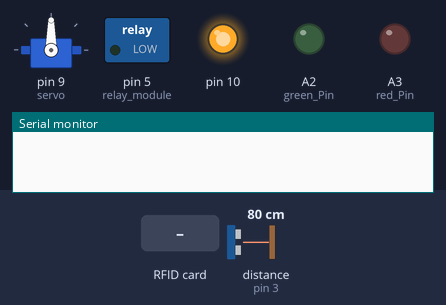
The sketch below on a simulated Arduino Uno, built with avr-gcc and run on an emulated ATmega328P. On the bench: servo, switched loads named in the sketch (green lamp = pin HIGH), output pins drawn as LEDs (lit = HIGH), the last lines printed to the serial monitor. Inputs (shaded band) come from the test bench; at power-on: distance to the obstacle (sensor on pin 3) 80 cm. The echo pulse lasts 58.3 µs per cm; pins used as bus, display or sensor lines are not drawn.

Above: at 1.2 s.
1.3 s: RFID card 09 70 82 9D held to the reader
At 3.9 s:
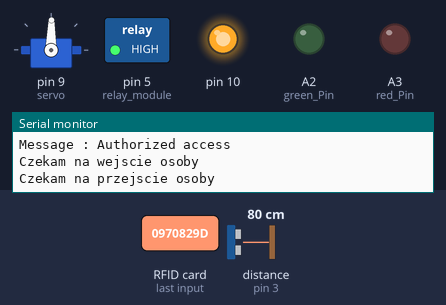
4.3 s: distance to the obstacle (sensor on pin 3) set to 87 cm
7.3 s: RFID card 13 53 C2 02 held to the reader
At 8.7 s:
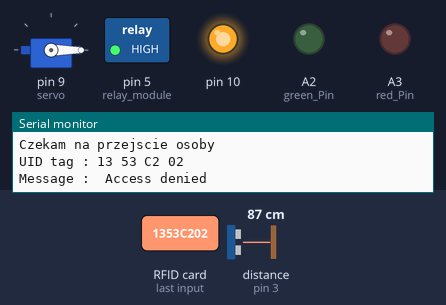
9.7 s: RFID card 09 70 82 9D held to the reader
At 10.1 s:
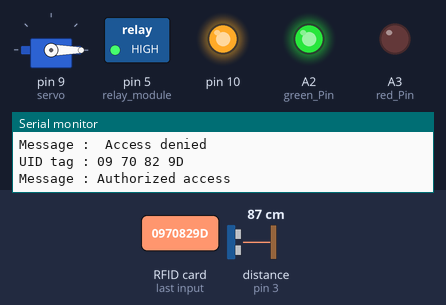
12.7 s: distance to the obstacle (sensor on pin 3) set to 93 cm
Timing chart, 0 to 16.7 s (numbered marks = the images above; inputs shaded):
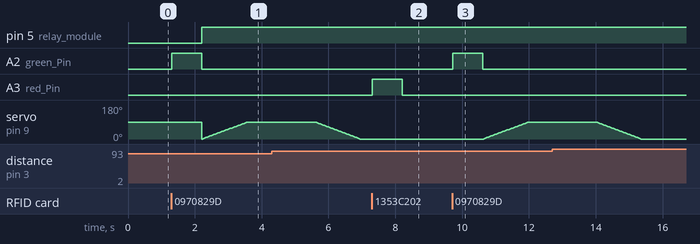

Measured:
- after the input at 1.3 s, pin 5 (relay_module): LOW → HIGH after 0.91 s; A2 (green_Pin): LOW → HIGH at once, → LOW 0.90 s later
- after the input at 7.3 s, A3 (red_Pin): LOW → HIGH at once, → LOW 0.90 s later
- after the input at 9.7 s, A2 (green_Pin): LOW → HIGH at once, → LOW 0.90 s later; servo on pin 9 (servo): moves from 0° to 89° over 1.3 s, starting after 0.95 s

The sketch:

RFID.ino
```cpp
#include <Arduino.h>
#include <MFRC522.h>                                    //Biblioteka RFID'a
#include <Servo.h>                                      //Biblioteka silniczka Servo
#include <SPI.h>

const int green_Pin = A2;                               //Inicjalizacja pinu od diody zielonej
const int red_Pin = A3;                                 //Inicjalizacja pinu od diody czerwonej
const int SS_PIN = 9;                                   //Inicjalizacja pinu od RFID'a
const int RST_PIN = 8;                                  //Inicjalizacja pinu od RFID'a
const int TRIG_PIN = 2;                                 //Inicjalizacja pinu od czujnika odleglosci
const int ECHO_PIN = 3;                                 //Inicjalizacja pinu od czujnika odleglosci
const int relay_module = 5;                             //Inicjalizacja pinu od modulu przekaznika
const int key_module = 7;                               //Inicjalizacja pinu od modulu zamka


byte succes_Read = false;
byte myCard []= {0x13, 0x53, 0xC2, 0x02};

MFRC522 reader(SS_PIN,RST_PIN);                         //Inicjalizacja RFID'a
Servo servo;                                            //Inicjalizacja silniczka Servo

void setup() {
  // put your setup code here, to run once:
    Serial.begin(9600);
    SPI.begin();
    reader.PCD_Init();
    pinMode(green_Pin,OUTPUT);                          //Ustawienie diody zielonej na odczyt
    pinMode(red_Pin,OUTPUT);                            //Ustawienie diody czerwonej na odczyt
    pinMode(key_module, OUTPUT);                        //Ustawienie modulu zamka na odczyt
    pinMode(relay_module,OUTPUT);                       //Ustawienie modulu przekaznika na odczyt
    pinMode(TRIG_PIN,OUTPUT);                           //Ustawienie czujnika odleglosci na odczyt
    pinMode(ECHO_PIN, INPUT);                           //Ustawienie czujnika odleglosci na zapis

    servo.attach(9);                                    //Inicjalizacja pinu silniczka Servo
}

void loop()
{
  if ( ! reader.PICC_IsNewCardPresent())
  {
    return;
  }
  if ( ! reader.PICC_ReadCardSerial())
  {
    return;
  }
  Serial.print("UID tag :");
  String content= "";
  byte letter;
  for (byte i = 0; i < reader.uid.size; i++)
  {
     Serial.print(reader.uid.uidByte[i] < 0x10 ? " 0" : " ");
     Serial.print(reader.uid.uidByte[i], HEX);
     content.concat(String(reader.uid.uidByte[i] < 0x10 ? " 0" : " "));
     content.concat(String(reader.uid.uidByte[i], HEX));
  }
  Serial.println();
  Serial.print("Message : ");
  content.toUpperCase();
  if (compare_ID(content))
  {
    Serial.println("Authorized access");
    granted();
    door_Open();
    wait_For_Entry();
    door_Close();
  }

 else   {
    Serial.println(" Access denied");
    denied();
  }
}

bool compare_ID(String uid1){
    /*
   * Funkcja compareUids posiada 2 wskaŸniki jako argumenty
   * -uid1: pierwsza iloœæ bytów pierwszej karty
   * -uid2: druga iloœæ bytów drugiej karty\
   * Funkcja porównuje bajty w kartach. Jeœli, któryœ z bajtów siê nie zgadza funkcja zwraca FA£SZ.
   */
   String key = " 09 70 82 9D";
   for(int i=0; i<4; i++){
    if (uid1[i] != key[i]) return false;
   }
   return true;
}

/////////////////////////////////////////  Access Granted    ///////////////////////////////////
void granted (){
    for(int i=0; i<3; i++){
        digitalWrite(green_Pin,HIGH);
        delay(300);
        digitalWrite(green_Pin,LOW);
    }
}

///////////////////////////////////////// Access Denied  ///////////////////////////////////
void denied(){
    for(int i=0; i<3; i++){
        digitalWrite(red_Pin,HIGH);
        delay(300);
        digitalWrite(red_Pin,LOW);
    }
}

void door_Open(){
    digitalWrite(key_module,true);
    digitalWrite(relay_module,HIGH);
    for(int pos = 0; pos < 90; pos++){
        servo.write(pos);
        delay(15);
    }
}

void door_Close(){
    for(int pos = 90; pos >= 0; pos--){
        servo.write(pos);
        delay(15);
    }
    digitalWrite(key_module,false);
}

void wait_For_Entry(){
    int distance = 0;
    int tempolary = 0;
    digitalWrite(TRIG_PIN,HIGH);
    delayMicroseconds(1000);
    digitalWrite(TRIG_PIN,LOW);
    distance = (pulseIn(ECHO_PIN,HIGH)/58);
    distance = tempolary;
    Serial.println("Czekam na wejscie osoby");
    while(distance + 2 > tempolary or distance - 2 > tempolary){
        digitalWrite(TRIG_PIN,HIGH);
        delayMicroseconds(1000);
        digitalWrite(TRIG_PIN,LOW);
        tempolary = (pulseIn(ECHO_PIN,HIGH))/58;
    }
    Serial.println("Czekam na przejscie osoby");
    distance = tempolary;
    delay(1000);
    while(distance + 2 > tempolary or distance - 2 > tempolary){
        digitalWrite(TRIG_PIN,HIGH);
        delayMicroseconds(1000);
        digitalWrite(TRIG_PIN,LOW);
        tempolary = (pulseIn(ECHO_PIN,HIGH))/58;
    }
    delay(1000);
}
```
